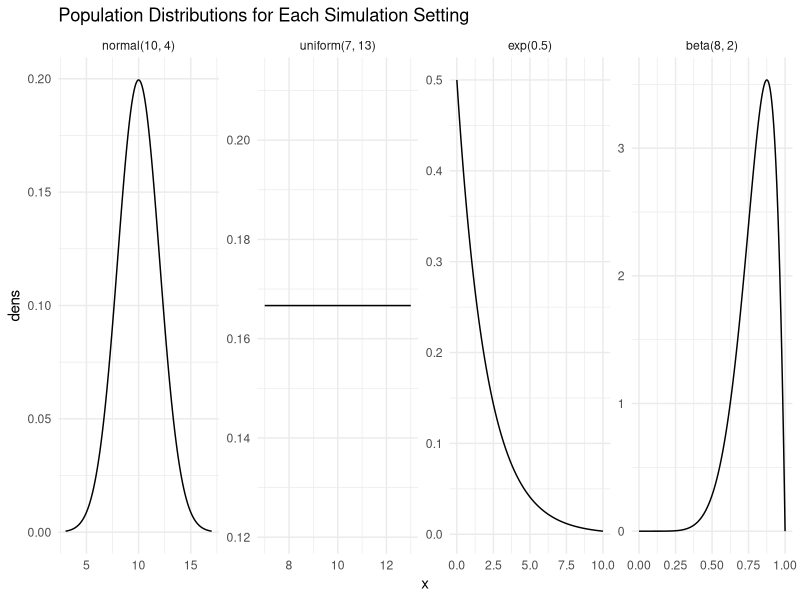
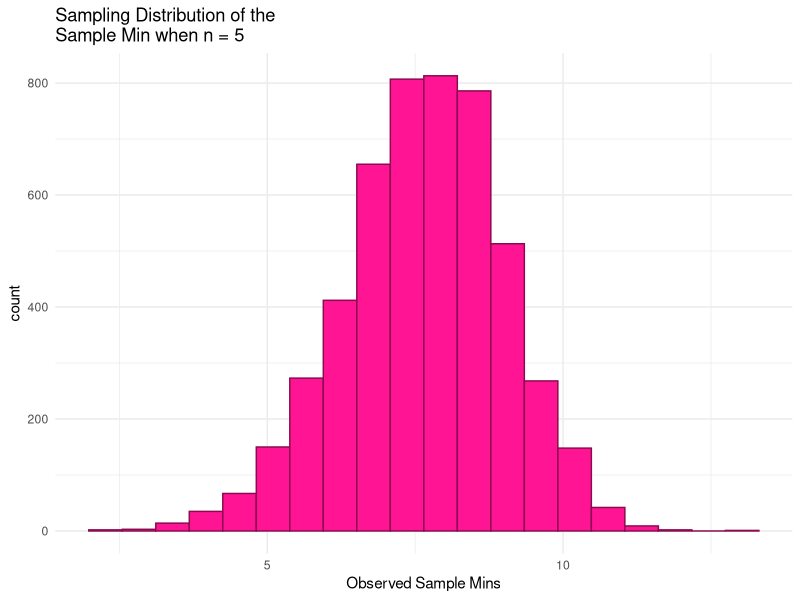
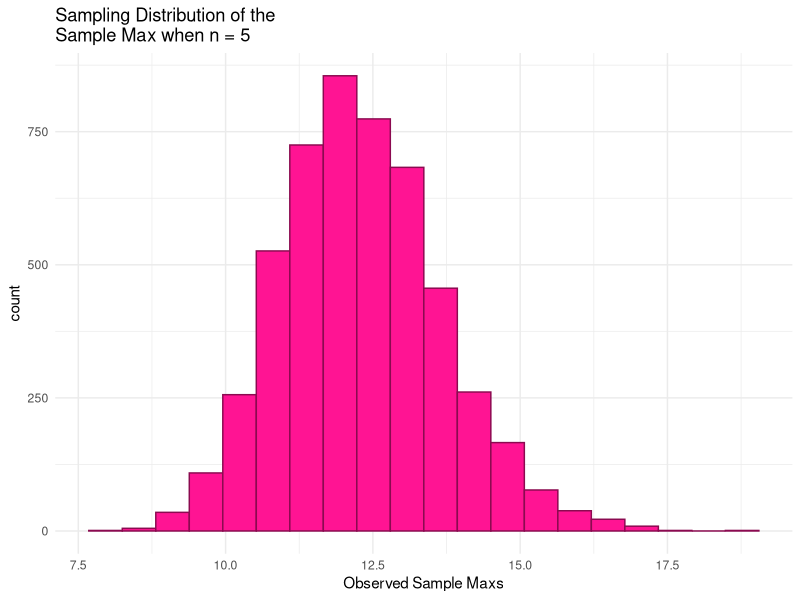
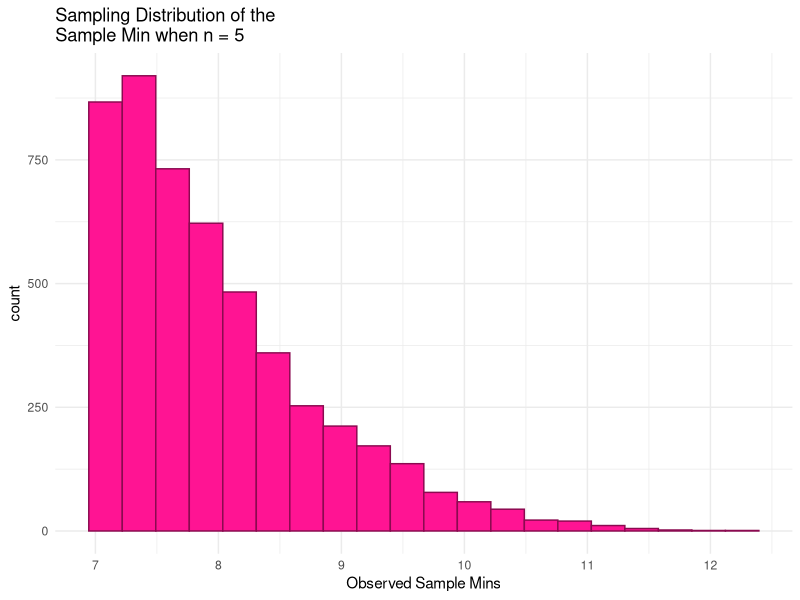
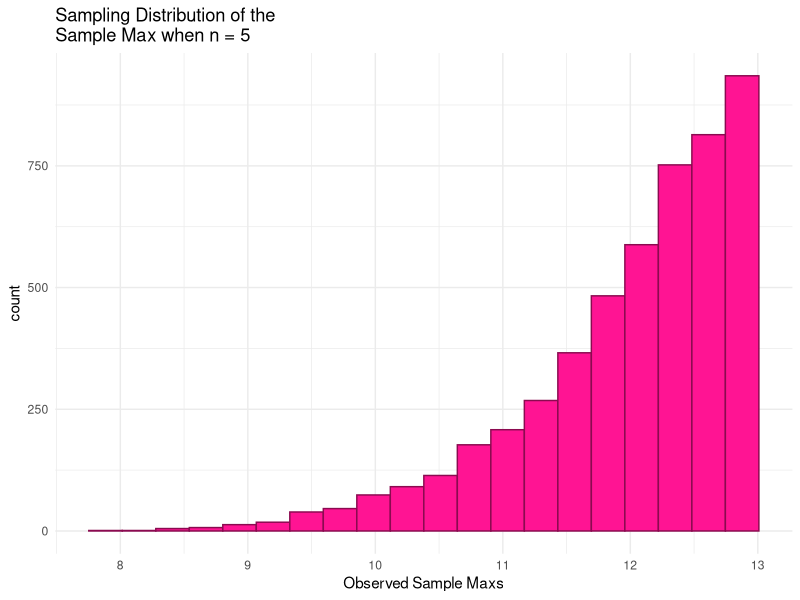
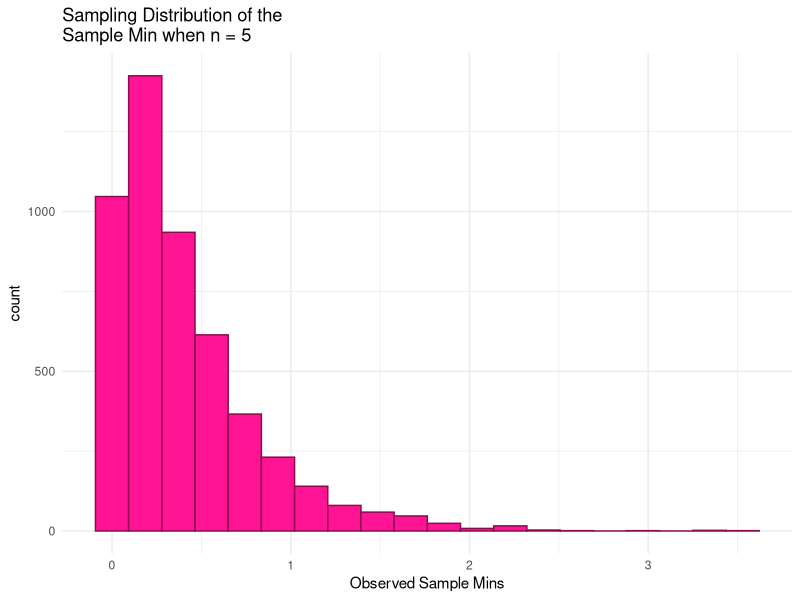
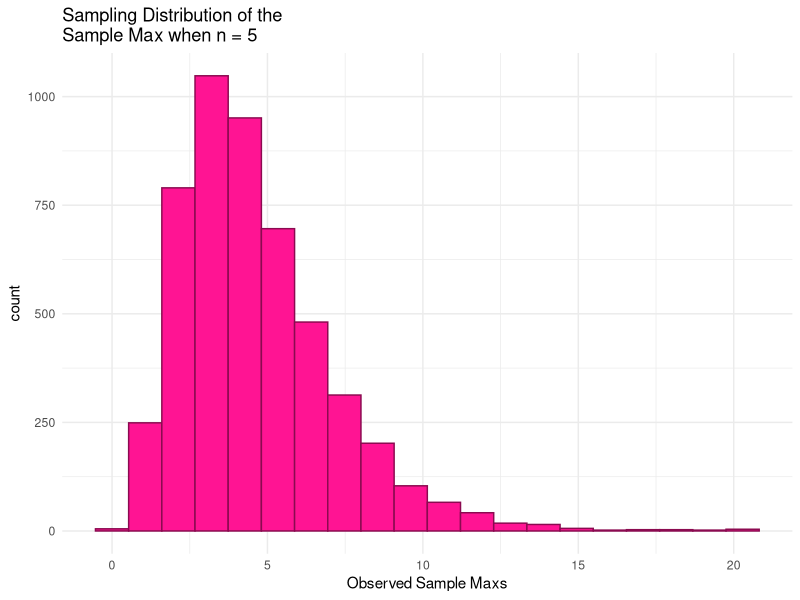
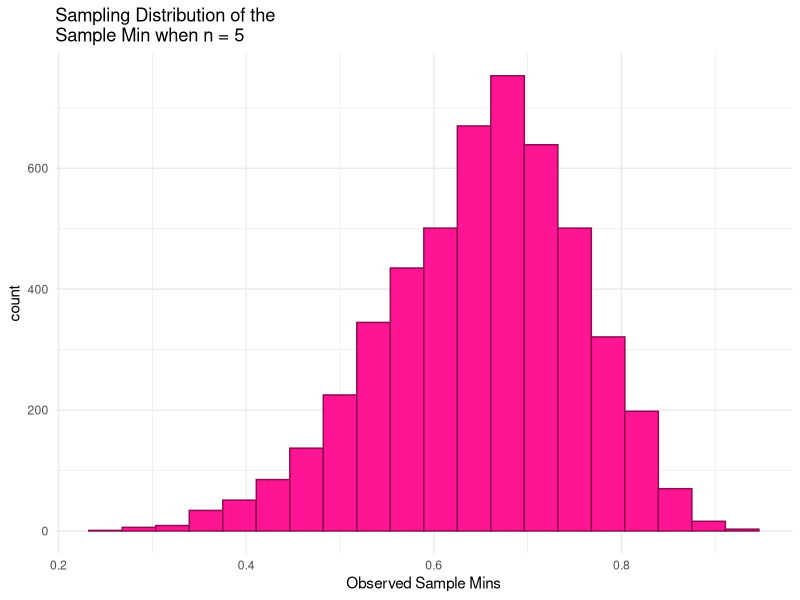

Write R code to recreate these figures, in order.
## ---- chunk 1
library(tidyverse)
## create population graphs

norm_df <- tibble(x = seq(3, 17, length.out = 1000),
                  dens = dnorm(x, mean = 10, sd = 2),
                  pop = "normal(10, 4)")
unif_df <- tibble(x = seq(7, 13, length.out = 1000),
                  dens = dunif(x, 7, 13),
                  pop = "uniform(7, 13)")
exp_df <- tibble(x = seq(0, 10, length.out = 1000),
                 dens = dexp(x, 0.5),
                 pop = "exp(0.5)")
beta_df <- tibble(x = seq(0, 1, length.out = 1000),
                  dens = dbeta(x, 8, 2),
                  pop = "beta(8, 2)")

pop_plot <- bind_rows(norm_df, unif_df, exp_df, beta_df) |>
  mutate(pop = fct_relevel(pop, c("normal(10, 4)", "uniform(7, 13)",
                                  "exp(0.5)", "beta(8, 2)")))

ggplot(data = pop_plot, aes(x = x, y = dens)) +
  geom_line() +
  theme_minimal() +
  facet_wrap(~ pop, nrow = 1, scales = "free") +
  labs(title = "Population Distributions for Each Simulation Setting")
## ---- chunk 2
n <- 5 # sample size
mu <- 10 # population mean
sigma <- 2 # population standard deviation
generate_samp_min <- function(mu, sigma, n) {
single_sample <- rnorm(n, mu, sigma)
sample_min <- min(single_sample)
return(sample_min)
}
## test function once:
generate_samp_min(mu = mu, sigma = sigma, n = n)
nsim <- 5000 # number of simulations
## code to map through the function.
## the \(i) syntax says to just repeat the generate_samp_min function
## nsim times
mins <- map_dbl(1:nsim, \(i) generate_samp_min(mu = mu, sigma = sigma, n = n))
## print some of the 5000 mins
## each number represents the sample min from __one__ sample.
mins_df <- tibble(mins)
mins_df
ggplot(data = mins_df, aes(x = mins)) +
geom_histogram(colour = "deeppink4", fill = "deeppink1", bins = 20) +
theme_minimal() +
labs(x = "Observed Sample Mins",
title = paste("Sampling Distribution of the \nSample Min when n =", n))
## ---- chunk 3
mins_df |>
summarise(min_samp_dist = mean(mins),
var_samp_dist = var(mins),
sd_samp_dist = sd(mins))
## ---- chunk 4
n <- 5 # sample size
mu <- 10 # population mean
sigma <- 2 # population standard deviation
generate_samp_max <- function(mu, sigma, n) {
single_sample <- rnorm(n, mu, sigma)
sample_max <- max(single_sample)
return(sample_max)
}
## test function once:
generate_samp_max(mu = mu, sigma = sigma, n = n)
nsim <- 5000 # number of simulations
## code to map through the function.
## the \(i) syntax says to just repeat the generate_samp_max function
## nsim times
maxs <- map_dbl(1:nsim, \(i) generate_samp_max(mu = mu, sigma = sigma, n = n))
## print some of the 5000 maxs
## each number represents the sample max from __one__ sample.
maxs_df <- tibble(maxs)
maxs_df
ggplot(data = maxs_df, aes(x = maxs)) +
geom_histogram(colour = "deeppink4", fill = "deeppink1", bins = 20) +
theme_minimal() +
labs(x = "Observed Sample Maxs",
title = paste("Sampling Distribution of the \nSample Max when n =", n))
## ---- chunk 5
maxs_df |>
summarise(max_samp_dist = mean(maxs),
var_samp_dist = var(maxs),
sd_samp_dist = sd(maxs))
## ---- chunk 6
n <- 5 # sample size
theta1 <- 7
theta2 <- 13
mu <- (theta1 + theta2)/2 # population mean
sigma <- ((theta2 - theta1) ^ 2) / 12 # population standard deviation
generate_samp_min <- function(theta1 = theta1, theta2 = theta2, n = n) {
single_sample <- runif(n, theta1, theta2)
sample_min <- min(single_sample)
return(sample_min)
}
## test function once:
generate_samp_min(theta1 = theta1, theta2 = theta2, n = n)
nsim <- 5000 # number of simulations
## code to map through the function.
## the \(i) syntax says to just repeat the generate_samp_min function
## nsim times
mins <- map_dbl(1:nsim, \(i) generate_samp_min(theta1 = theta1, theta2 = theta2, n = n))
## print some of the 5000 mins
## each number represents the sample min from __one__ sample.
mins_df <- tibble(mins)
mins_df
ggplot(data = mins_df, aes(x = mins)) +
geom_histogram(colour = "deeppink4", fill = "deeppink1", bins = 20) +
theme_minimal() +
labs(x = "Observed Sample Mins",
title = paste("Sampling Distribution of the \nSample Min when n =", n))
## ---- chunk 7
mins_df |>
summarise(min_samp_dist = mean(mins),
var_samp_dist = var(mins),
sd_samp_dist = sd(mins))
## ---- chunk 8
n <- 5 # sample size
theta1 <- 7
theta2 <- 13
mu <- (theta1 + theta2)/2 # population mean
sigma <- ((theta2 - theta1) ^ 2) / 12 # population standard deviation
generate_samp_max <- function(theta1 = theta1, theta2 = theta2, n = n) {
single_sample <- runif(n, theta1, theta2)
sample_max <- max(single_sample)
return(sample_max)
}
## test function once:
generate_samp_max(theta1 = theta1, theta2 = theta2, n = n)
nsim <- 5000 # number of simulations
## code to map through the function.
## the \(i) syntax says to just repeat the generate_samp_max function
## nsim times
maxs <- map_dbl(1:nsim, \(i) generate_samp_max(theta1 = theta1, theta2 = theta2, n = n))
## print some of the 5000 mins
## each number represents the sample max from __one__ sample.
maxs_df <- tibble(maxs)
maxs_df
ggplot(data = maxs_df, aes(x = maxs)) +
geom_histogram(colour = "deeppink4", fill = "deeppink1", bins = 20) +
theme_minimal() +
labs(x = "Observed Sample Maxs",
title = paste("Sampling Distribution of the \nSample Max when n =", n))
## ---- chunk 9
maxs_df |>
summarise(max_samp_dist = mean(maxs),
var_samp_dist = var(maxs),
sd_samp_dist = sd(maxs))
## ---- chunk 10
n <- 5 # sample size
lambda <- 0.5
mu <- 1 / lambda # population mean
sigma <- sqrt(1/lambda ^ 2) # population standard deviation
generate_samp_min <- function(lambda = lambda, n = n) {
single_sample <- rexp(n, lambda)
sample_min <- min(single_sample)
return(sample_min)
}
## test function once:
generate_samp_min(lambda = lambda, n = n)
nsim <- 5000 # number of simulations
## code to map through the function.
## the \(i) syntax says to just repeat the generate_samp_min function
## nsim times
mins <- map_dbl(1:nsim, \(i) generate_samp_min(lambda = lambda, n = n))
## print some of the 5000 mins
## each number represents the sample min from __one__ sample.
mins_df <- tibble(mins)
mins_df
ggplot(data = mins_df, aes(x = mins)) +
geom_histogram(colour = "deeppink4", fill = "deeppink1", bins = 20) +
theme_minimal() +
labs(x = "Observed Sample Mins",
title = paste("Sampling Distribution of the \nSample Min when n =", n))
## ---- chunk 11
mins_df |>
summarise(min_samp_dist = mean(mins),
var_samp_dist = var(mins),
sd_samp_dist = sd(mins))
## ---- chunk 12
n <- 5 # sample size
lambda <- 0.5
mu <- 1 / lambda # population mean
sigma <- sqrt(1/lambda ^ 2) # population standard deviation
generate_samp_max <- function(lambda = lambda, n = n) {
single_sample <- rexp(n, lambda)
sample_max <- max(single_sample)
return(sample_max)
}
## test function once:
generate_samp_max(lambda = lambda, n = n)
nsim <- 5000 # number of simulations
## code to map through the function.
## the \(i) syntax says to just repeat the generate_samp_max function
## nsim times
maxs <- map_dbl(1:nsim, \(i) generate_samp_max(lambda = lambda, n = n))
## print some of the 5000 maxs
## each number represents the sample max from __one__ sample.
maxs_df <- tibble(maxs)
maxs_df
ggplot(data = maxs_df, aes(x = maxs)) +
geom_histogram(colour = "deeppink4", fill = "deeppink1", bins = 20) +
theme_minimal() +
labs(x = "Observed Sample Maxs",
title = paste("Sampling Distribution of the \nSample Max when n =", n))
## ---- chunk 13
maxs_df |>
summarise(max_samp_dist = mean(maxs),
var_samp_dist = var(maxs),
sd_samp_dist = sd(maxs))
## ---- chunk 14
n <- 5 # sample size
alpha <- 8
beta <- 2
mu <- alpha / (alpha + beta) # population mean
sigma <- (alpha * beta) / ((alpha + beta) ^ 2 * (alpha + beta + 1)) # population standard deviation
generate_samp_min <- function(alpha, beta, n) {
single_sample <- rbeta(n, alpha, beta)
sample_min <- min(single_sample)
return(sample_min)
}
## test function once:
generate_samp_min(alpha = alpha, beta = beta, n = n)
nsim <- 5000 # number of simulations
## code to map through the function.
## the \(i) syntax says to just repeat the generate_samp_min function
## nsim times
mins <- map_dbl(1:nsim, \(i) generate_samp_min(alpha = alpha, beta = beta, n = n))
## print some of the 5000 mins
## each number represents the sample min from __one__ sample.
mins_df <- tibble(mins)
mins_df
ggplot(data = mins_df, aes(x = mins)) +
geom_histogram(colour = "deeppink4", fill = "deeppink1", bins = 20) +
theme_minimal() +
labs(x = "Observed Sample Mins",
title = paste("Sampling Distribution of the \nSample Min when n =", n))
## ---- chunk 15
mins_df |>
summarise(min_samp_dist = mean(mins),
var_samp_dist = var(mins),
sd_samp_dist = sd(mins))
## ---- chunk 16
n <- 5 # sample size
alpha <- 8
beta <- 2
mu <- alpha / (alpha + beta) # population mean
sigma <- (alpha * beta) / ((alpha + beta) ^ 2 * (alpha + beta + 1)) # population standard deviation
generate_samp_max <- function(alpha, beta, n) {
single_sample <- rbeta(n, alpha, beta)
sample_max <- max(single_sample)
return(sample_max)
}
## test function once:
generate_samp_max(alpha = alpha, beta = beta, n = n)
nsim <- 5000 # number of simulations
## code to map through the function.
## the \(i) syntax says to just repeat the generate_samp_max function
## nsim times
maxs <- map_dbl(1:nsim, \(i) generate_samp_max(alpha = alpha, beta = beta, n = n))
## print some of the 5000 maxs
## each number represents the sample max from __one__ sample.
maxs_df <- tibble(maxs)
maxs_df
ggplot(data = maxs_df, aes(x = maxs)) +
geom_histogram(colour = "deeppink4", fill = "deeppink1", bins = 20) +
theme_minimal() +
labs(x = "Observed Sample Maxs",
title = paste("Sampling Distribution of the \nSample Max when n =", n))
## ---- chunk 17
maxs_df |>
summarise(max_samp_dist = mean(maxs),
var_samp_dist = var(maxs),
sd_samp_dist = sd(maxs))
## ---- chunk 18
n <- 5
## CHANGE 0 and 3 to represent where you want your graph to start and end
## on the x-axis
x <- seq(0, 3, length.out = 1000)
## CHANGE to be the pdf you calculated. Note that, as of now, 
## this is not a proper density (it does not integrate to 1).
density <- n * (1 - (1 - exp(1) ^ (-0.5 * x))) ^ n - 1 * 0.5 * exp(1) ^ (-0.5 * x)


## put into tibble and plot
samp_min_df <- tibble(x, density)
ggplot(data = samp_min_df, aes(x = x, y = density)) +
  geom_line() +
  theme_minimal()
## ---- chunk 19
n <- 5
## CHANGE 0 and 3 to represent where you want your graph to start and end
## on the x-axis
x <- seq(4, 7, length.out = 1000)
## CHANGE to be the pdf you calculated. Note that, as of now, 
## this is not a proper density (it does not integrate to 1).
density <-  n * (1 - exp(1) ^ (-0.5 * x))  ^ n - 1 * 0.5 * exp(1) ^ (-0.5 * x)


## put into tibble and plot
samp_min_df <- tibble(x, density)
ggplot(data = samp_min_df, aes(x = x, y = density)) +
  geom_line() +
  theme_minimal()
